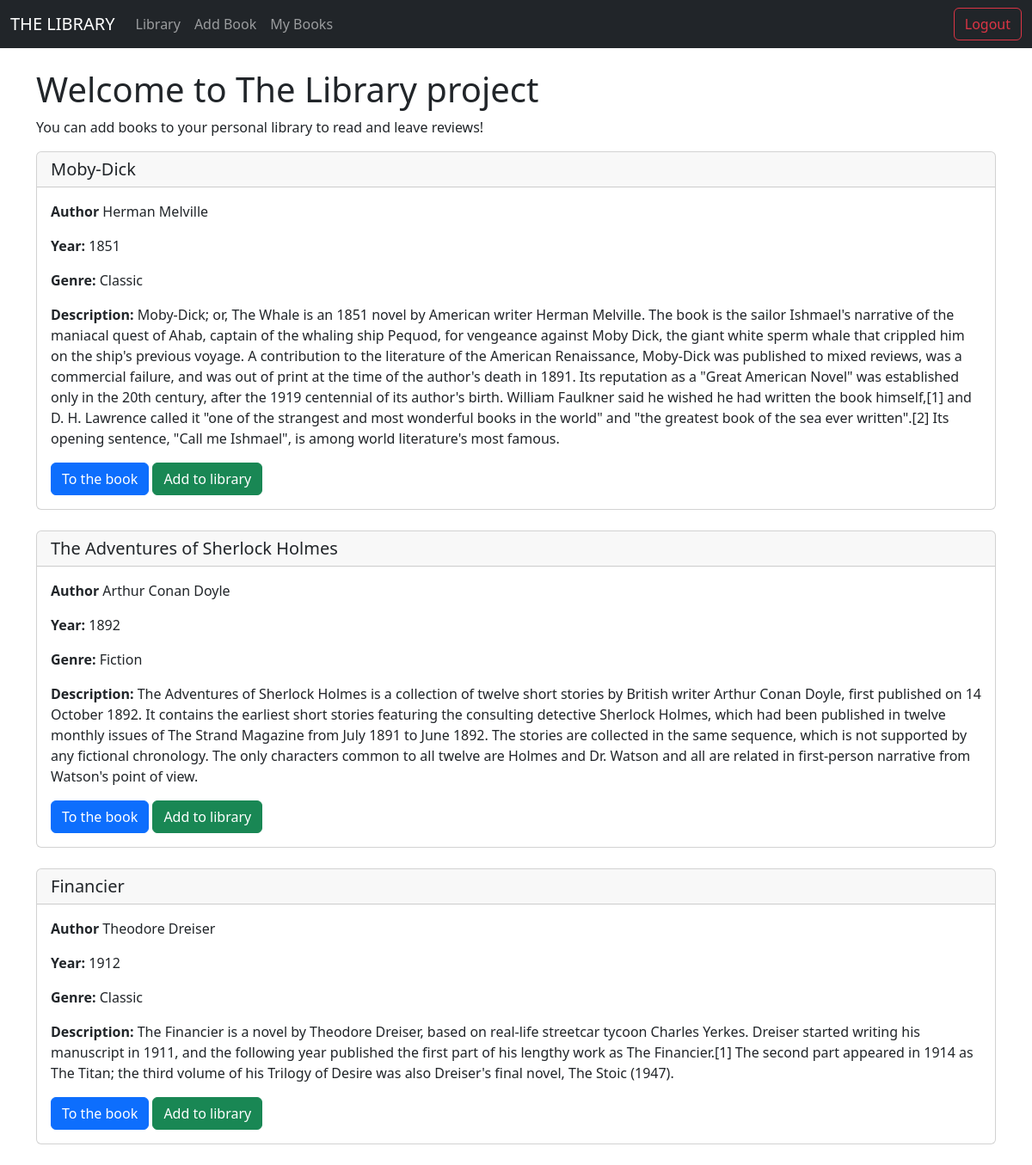
Page /home (signed in) on the committed database.
### models/db_models.py (models this page shows)
class Book(db.Model):
    id = db.Column(db.Integer, primary_key=True)
    title = db.Column(db.String(100), nullable=False, unique=False)
    author_name = db.Column(db.String(100), nullable=False, unique=False)
    author_surname = db.Column(db.String(100), nullable=True, unique=False)
    year = db.Column(db.String(100), nullable=False, unique=False)
    genre = db.Column(db.String(50), nullable=False, unique=False)
    description = db.Column(db.Text)
    reviews = db.relationship("Review", backref='reviewed_book')
    reader = db.relationship("Library", backref='stored_book')

### main.py (the view)
@app.route('/home')
def home():
    books = Book.query.order_by(Book.id)
    return render_template("home.html", books=books)

### main.py (called while the page is built)
@login_manager.user_loader
def load_user(user_id):
    return Users.query.get(int(user_id))

### templates/home.html
{% extends 'base.html'%}
{% block content %}
<br>
<h1>Welcome to The Library project</h1>
<p>You can add books to your personal library to read and leave reviews!</p>
    {% for book in books %}
    <div class="card">
      <h5 class="card-header"> {{book.title}}</h5>
      <div class="card-body">
          <p class="card-text"><strong>Author</strong> {{book.author_name}} {{book.author_surname}}</p>
          <p class="card-text"><strong>Year:</strong> {{book.year}}</p>
          <p class="card-text"><strong>Genre:</strong> {{book.genre}}</p>
          <p class="card-text"><strong>Description:</strong> {{book.description}}</p>
        <a href={{url_for('book', id=book.id)}}  class="btn btn-primary">To the book</a>
          {% if current_user.is_authenticated%}
        <a href={{url_for('add_to_library', id=book.id)}}  class="btn btn-success">Add to library</a>
          {% endif %}
      </div>
    </div>
    <br>
    {% endfor %}
{% endblock %}

### rows in the picture
Book: title "Moby-Dick", author_name "Herman", author_surname "Melville", year "1851", genre "Classic", description "Moby-Dick; or, The Whale is an 1851 novel by American writer Herman Melville. The book is the sailor Ishmael's narrative of the maniacal quest of Ahab, captain of the whaling ship Pequod, for vengeance against Moby Dick, the giant white sperm whale that crippled him on the ship's previous voyage. A contribution to the literature of the American Renaissance, Moby-Dick was published to mixed reviews, was a commercial failure, and was out of print at the time of the author's death in 1891. Its reputation as a \"Great American Novel\" was established only in the 20th century, after the 1919 centennial of its author's birth. William Faulkner said he wished he had written the book himself,[1] and…"
Book: title "The Adventures of Sherlock Holmes", author_name "Arthur", author_surname "Conan Doyle", year "1892", genre "Fiction", description "The Adventures of Sherlock Holmes is a collection of twelve short stories by British writer Arthur Conan Doyle, first published on 14 October 1892. It contains the earliest short stories featuring the consulting detective Sherlock Holmes, which had been published in twelve monthly issues of The Strand Magazine from July 1891 to June 1892. The stories are collected in the same sequence, which is not supported by any fictional chronology. The only characters common to all twelve are Holmes and Dr. Watson and all are related in first-person narrative from Watson's point of view."
Book: title "Financier", author_name "Theodore", author_surname "Dreiser", year "1912", genre "Classic", description "The Financier is a novel by Theodore Dreiser, based on real-life streetcar tycoon Charles Yerkes. Dreiser started writing his manuscript in 1911, and the following year published the first part of his lengthy work as The Financier.[1] The second part appeared in 1914 as The Titan; the third volume of his Trilogy of Desire was also Dreiser's final novel, The Stoic (1947)."
